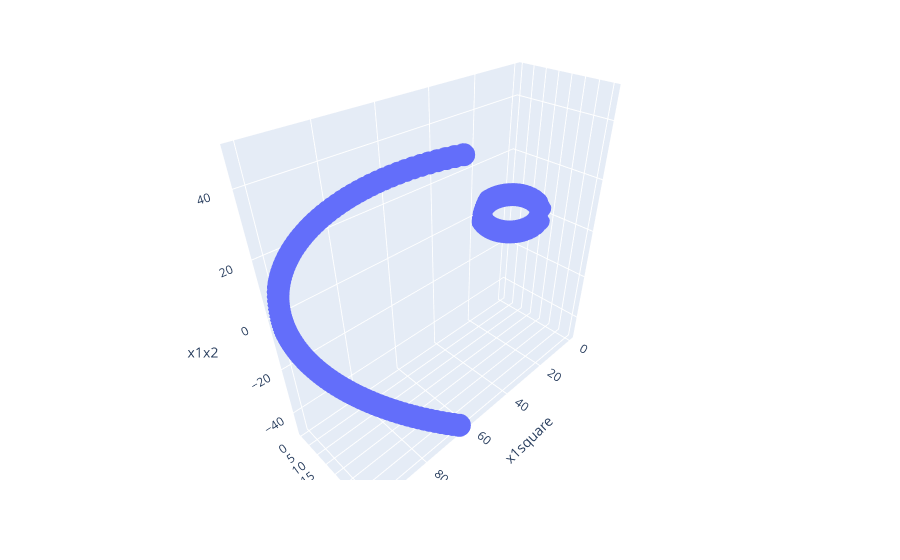

Notebook cell for this chart:
### Code cell
px.scatter_3d(df1, x = "x1square", y = "x2square", z = "x1x2")

### Figure 1 — Plotly figure (JSON) as saved in the notebook; plotly's stock layout.template omitted (floating-point values rounded to 4 significant figures; data arrays with more than 128 entries replaced by an {"elided": "..."} marker saying what was removed)
{"data": [{"hovertemplate": "x1square=%{x}<br>x2square=%{y}<br>x1x2=%{z}<extra></extra>", "legendgroup": "", "marker": {"color": "#636efa", "symbol": "circle"}, "mode": "markers", "name": "", "scene": "scene", "showlegend": false, "type": "scatter3d", "x": {"elided": "332 float values"}, "y": {"elided": "332 float values"}, "z": {"elided": "332 float values"}}], "layout": {"legend": {"tracegroupgap": 0}, "margin": {"t": 60}, "scene": {"domain": {"x": [0, 1], "y": [0, 1]}, "xaxis": {"title": {"text": "x1square"}}, "yaxis": {"title": {"text": "x2square"}}, "zaxis": {"title": {"text": "x1x2"}}}}}
